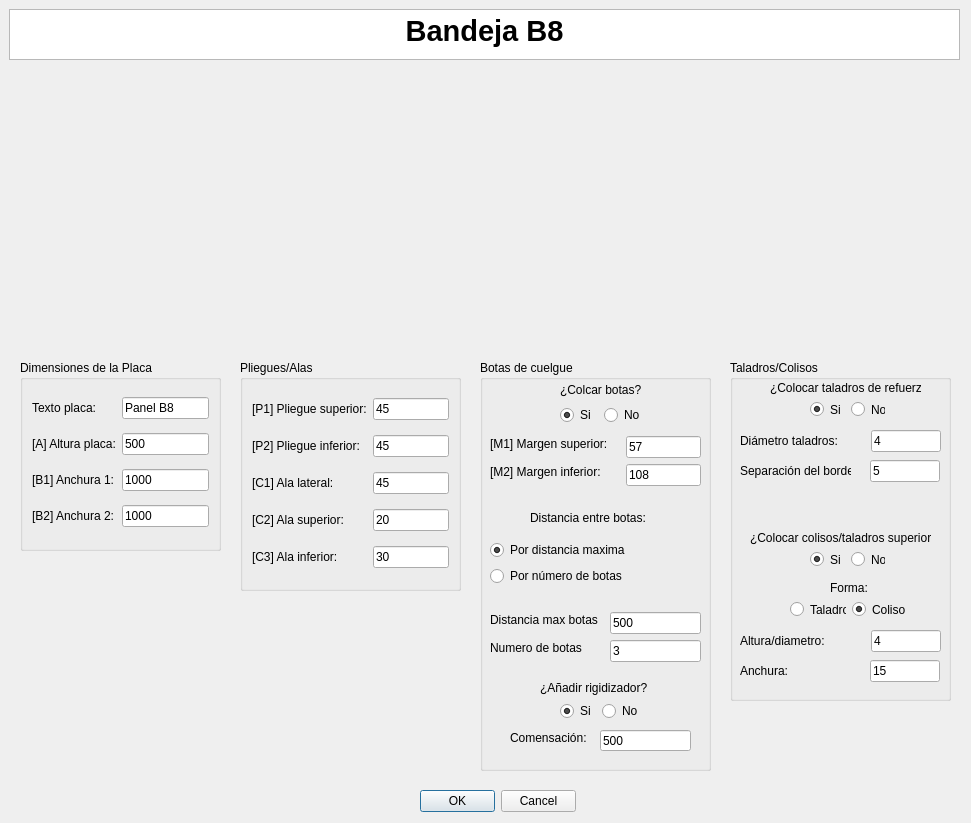
<?xml version="1.0" encoding="UTF-8"?>
<ui version="4.0">
 <class>MyPositionDialog</class>
 <widget class="QDialog" name="MyPositionDialog">
  <property name="geometry">
   <rect>
    <x>0</x>
    <y>0</y>
    <width>971</width>
    <height>823</height>
   </rect>
  </property>
  <property name="windowTitle">
   <string>Enter Position</string>
  </property>
  <property name="whatsThis">
   <string>&lt;html&gt;&lt;head/&gt;&lt;body&gt;&lt;p&gt;Esta ventana de KSDpanel te permite introducir todas las medidas correspondientes del panel seleccionado.&lt;/p&gt;&lt;p&gt;Recuerda que todas las medidas deben de ir en milimetros (mm).&lt;/p&gt;&lt;/body&gt;&lt;/html&gt;</string>
  </property>
  <widget class="QDialogButtonBox" name="buttonBox">
   <property name="geometry">
    <rect>
     <x>420</x>
     <y>790</y>
     <width>156</width>
     <height>23</height>
    </rect>
   </property>
   <property name="orientation">
    <enum>Qt::Horizontal</enum>
   </property>
   <property name="standardButtons">
    <set>QDialogButtonBox::Cancel|QDialogButtonBox::Ok</set>
   </property>
  </widget>
  <widget class="QTextBrowser" name="textBrowser">
   <property name="geometry">
    <rect>
     <x>9</x>
     <y>9</y>
     <width>951</width>
     <height>51</height>
    </rect>
   </property>
   <property name="html">
    <string>&lt;!DOCTYPE HTML PUBLIC &quot;-//W3C//DTD HTML 4.0//EN&quot; &quot;http://www.w3.org/TR/REC-html40/strict.dtd&quot;&gt;
&lt;html&gt;&lt;head&gt;&lt;meta name=&quot;qrichtext&quot; content=&quot;1&quot; /&gt;&lt;style type=&quot;text/css&quot;&gt;
p, li { white-space: pre-wrap; }
&lt;/style&gt;&lt;/head&gt;&lt;body style=&quot; font-family:'MS Shell Dlg 2'; font-size:8.25pt; font-weight:400; font-style:normal;&quot;&gt;
&lt;p align=&quot;center&quot; style=&quot; margin-top:0px; margin-bottom:0px; margin-left:0px; margin-right:0px; -qt-block-indent:0; text-indent:0px;&quot;&gt;&lt;span style=&quot; font-size:22pt; font-weight:600;&quot;&gt;Bandeja B8&lt;/span&gt;&lt;/p&gt;&lt;/body&gt;&lt;/html&gt;</string>
   </property>
  </widget>
  <widget class="QGroupBox" name="groupBox">
   <property name="geometry">
    <rect>
     <x>480</x>
     <y>360</y>
     <width>231</width>
     <height>411</height>
    </rect>
   </property>
   <property name="styleSheet">
    <string notr="true">font: 10pt &quot;MS Shell Dlg 2&quot;;</string>
   </property>
   <property name="title">
    <string>Botas de cuelgue</string>
   </property>
   <widget class="QLineEdit" name="numeroBotasUI">
    <property name="geometry">
     <rect>
      <x>130</x>
      <y>280</y>
      <width>91</width>
      <height>22</height>
     </rect>
    </property>
    <property name="text">
     <string>3</string>
    </property>
   </widget>
   <widget class="QLineEdit" name="distanciaEntreBotasUI">
    <property name="geometry">
     <rect>
      <x>130</x>
      <y>252</y>
      <width>91</width>
      <height>22</height>
     </rect>
    </property>
    <property name="text">
     <string>500</string>
    </property>
   </widget>
   <widget class="QLabel" name="label_7">
    <property name="geometry">
     <rect>
      <x>10</x>
      <y>280</y>
      <width>98</width>
      <height>16</height>
     </rect>
    </property>
    <property name="text">
     <string>Numero de botas</string>
    </property>
   </widget>
   <widget class="QLabel" name="label_6">
    <property name="geometry">
     <rect>
      <x>10</x>
      <y>252</y>
      <width>114</width>
      <height>16</height>
     </rect>
    </property>
    <property name="text">
     <string>Distancia max botas</string>
    </property>
   </widget>
   <widget class="QLabel" name="label_3">
    <property name="geometry">
     <rect>
      <x>10</x>
      <y>76</y>
      <width>130</width>
      <height>16</height>
     </rect>
    </property>
    <property name="text">
     <string>[M1] Margen superior:</string>
    </property>
   </widget>
   <widget class="QLabel" name="label_5">
    <property name="geometry">
     <rect>
      <x>10</x>
      <y>104</y>
      <width>124</width>
      <height>16</height>
     </rect>
    </property>
    <property name="text">
     <string>[M2] Margen inferior:</string>
    </property>
   </widget>
   <widget class="QLineEdit" name="margenAUI">
    <property name="geometry">
     <rect>
      <x>146</x>
      <y>76</y>
      <width>75</width>
      <height>22</height>
     </rect>
    </property>
    <property name="text">
     <string>57</string>
    </property>
   </widget>
   <widget class="QLineEdit" name="margenBUI">
    <property name="geometry">
     <rect>
      <x>146</x>
      <y>104</y>
      <width>75</width>
      <height>22</height>
     </rect>
    </property>
    <property name="text">
     <string>108</string>
    </property>
   </widget>
   <widget class="QLabel" name="label_10">
    <property name="geometry">
     <rect>
      <x>50</x>
      <y>150</y>
      <width>125</width>
      <height>16</height>
     </rect>
    </property>
    <property name="text">
     <string>Distancia entre botas:</string>
    </property>
   </widget>
   <widget class="QWidget" name="layoutWidget">
    <property name="geometry">
     <rect>
      <x>80</x>
      <y>21</y>
      <width>85</width>
      <height>44</height>
     </rect>
    </property>
    <layout class="QGridLayout" name="gridLayout">
     <item row="0" column="0" colspan="2">
      <widget class="QLabel" name="label_2">
       <property name="mouseTracking">
        <bool>false</bool>
       </property>
       <property name="text">
        <string>¿Colcar botas?</string>
       </property>
       <property name="buddy">
        <cstring>label_2</cstring>
       </property>
      </widget>
     </item>
     <item row="1" column="0">
      <widget class="QRadioButton" name="crearBotasUI">
       <property name="text">
        <string>Si</string>
       </property>
       <property name="checked">
        <bool>true</bool>
       </property>
      </widget>
     </item>
     <item row="1" column="1">
      <widget class="QRadioButton" name="noCrearBotasUI">
       <property name="text">
        <string>No</string>
       </property>
      </widget>
     </item>
    </layout>
   </widget>
   <widget class="QWidget" name="layoutWidget">
    <property name="geometry">
     <rect>
      <x>10</x>
      <y>180</y>
      <width>147</width>
      <height>48</height>
     </rect>
    </property>
    <layout class="QVBoxLayout" name="verticalLayout">
     <item>
      <widget class="QRadioButton" name="parametroBotasUI_3">
       <property name="text">
        <string>Por distancia maxima</string>
       </property>
       <property name="checked">
        <bool>true</bool>
       </property>
      </widget>
     </item>
     <item>
      <widget class="QRadioButton" name="parametroBotasUI">
       <property name="text">
        <string>Por número de botas</string>
       </property>
      </widget>
     </item>
    </layout>
   </widget>
   <widget class="QLabel" name="label_23">
    <property name="geometry">
     <rect>
      <x>60</x>
      <y>320</y>
      <width>121</width>
      <height>16</height>
     </rect>
    </property>
    <property name="text">
     <string>¿Añadir rigidizador?</string>
    </property>
   </widget>
   <widget class="QWidget" name="layoutWidget_2">
    <property name="geometry">
     <rect>
      <x>80</x>
      <y>340</y>
      <width>80</width>
      <height>22</height>
     </rect>
    </property>
    <layout class="QHBoxLayout" name="horizontalLayout_4">
     <item>
      <widget class="QRadioButton" name="crearRigidizadorUI">
       <property name="text">
        <string>Si</string>
       </property>
       <property name="checked">
        <bool>true</bool>
       </property>
      </widget>
     </item>
     <item>
      <widget class="QRadioButton" name="noCrearRigidizadorUI">
       <property name="text">
        <string>No</string>
       </property>
      </widget>
     </item>
    </layout>
   </widget>
   <widget class="QLineEdit" name="compensacionGrosorCompositeUI">
    <property name="geometry">
     <rect>
      <x>120</x>
      <y>370</y>
      <width>91</width>
      <height>21</height>
     </rect>
    </property>
    <property name="text">
     <string>500</string>
    </property>
   </widget>
   <widget class="QLabel" name="label_24">
    <property name="geometry">
     <rect>
      <x>30</x>
      <y>370</y>
      <width>91</width>
      <height>16</height>
     </rect>
    </property>
    <property name="text">
     <string>Comensación:</string>
    </property>
   </widget>
  </widget>
  <widget class="QGroupBox" name="groupBox_2">
   <property name="geometry">
    <rect>
     <x>240</x>
     <y>360</y>
     <width>221</width>
     <height>231</height>
    </rect>
   </property>
   <property name="styleSheet">
    <string notr="true">font: 10pt &quot;MS Shell Dlg 2&quot;;</string>
   </property>
   <property name="title">
    <string>Pliegues/Alas</string>
   </property>
   <layout class="QGridLayout" name="gridLayout_2">
    <item row="5" column="1">
     <widget class="QLineEdit" name="alaInferiorUI">
      <property name="text">
       <string>30</string>
      </property>
     </widget>
    </item>
    <item row="3" column="0">
     <widget class="QLabel" name="label_9">
      <property name="text">
       <string>[C1] Ala lateral:</string>
      </property>
     </widget>
    </item>
    <item row="3" column="1">
     <widget class="QLineEdit" name="alaIzquierdaUI">
      <property name="text">
       <string>45</string>
      </property>
     </widget>
    </item>
    <item row="4" column="0">
     <widget class="QLabel" name="label_11">
      <property name="text">
       <string>[C2] Ala superior:</string>
      </property>
     </widget>
    </item>
    <item row="0" column="0">
     <widget class="QLabel" name="label_13">
      <property name="text">
       <string>[P1] Pliegue superior:</string>
      </property>
     </widget>
    </item>
    <item row="5" column="0">
     <widget class="QLabel" name="label_12">
      <property name="text">
       <string>[C3] Ala inferior:</string>
      </property>
     </widget>
    </item>
    <item row="0" column="1">
     <widget class="QLineEdit" name="pliegueSuperiorUI">
      <property name="text">
       <string>45</string>
      </property>
     </widget>
    </item>
    <item row="4" column="1">
     <widget class="QLineEdit" name="alaSuperiorUI">
      <property name="text">
       <string>20</string>
      </property>
     </widget>
    </item>
    <item row="1" column="0">
     <widget class="QLabel" name="label_14">
      <property name="text">
       <string>[P2] Pliegue inferior:</string>
      </property>
     </widget>
    </item>
    <item row="1" column="1">
     <widget class="QLineEdit" name="pliegueInferiorUI">
      <property name="text">
       <string>45</string>
      </property>
     </widget>
    </item>
   </layout>
  </widget>
  <widget class="QLabel" name="imagenPanelUI">
   <property name="geometry">
    <rect>
     <x>220</x>
     <y>70</y>
     <width>521</width>
     <height>281</height>
    </rect>
   </property>
   <property name="text">
    <string/>
   </property>
   <property name="pixmap">
    <pixmap>../imagenes/REF_BH8cotas.jpg</pixmap>
   </property>
   <property name="scaledContents">
    <bool>true</bool>
   </property>
   <property name="wordWrap">
    <bool>false</bool>
   </property>
   <property name="margin">
    <number>0</number>
   </property>
   <property name="openExternalLinks">
    <bool>false</bool>
   </property>
  </widget>
  <widget class="QGroupBox" name="groupBox_3">
   <property name="geometry">
    <rect>
     <x>20</x>
     <y>360</y>
     <width>201</width>
     <height>191</height>
    </rect>
   </property>
   <property name="styleSheet">
    <string notr="true">font: 10pt &quot;MS Shell Dlg 2&quot;;</string>
   </property>
   <property name="title">
    <string>Dimensiones de la Placa</string>
   </property>
   <layout class="QGridLayout" name="gridLayout_3">
    <item row="2" column="1">
     <widget class="QLineEdit" name="anchura1UI">
      <property name="text">
       <string>1000</string>
      </property>
     </widget>
    </item>
    <item row="0" column="1">
     <widget class="QLineEdit" name="textoDescriptivoA0UI">
      <property name="text">
       <string>Panel B8</string>
      </property>
     </widget>
    </item>
    <item row="1" column="0">
     <widget class="QLabel" name="label_8">
      <property name="text">
       <string>[A] Altura placa:</string>
      </property>
     </widget>
    </item>
    <item row="0" column="0">
     <widget class="QLabel" name="label">
      <property name="text">
       <string>Texto placa:</string>
      </property>
     </widget>
    </item>
    <item row="2" column="0">
     <widget class="QLabel" name="label_4">
      <property name="text">
       <string>[B1] Anchura 1:</string>
      </property>
     </widget>
    </item>
    <item row="1" column="1">
     <widget class="QLineEdit" name="alturaPlacaUI">
      <property name="text">
       <string>500</string>
      </property>
     </widget>
    </item>
    <item row="3" column="0">
     <widget class="QLabel" name="label_22">
      <property name="text">
       <string>[B2] Anchura 2:</string>
      </property>
     </widget>
    </item>
    <item row="3" column="1">
     <widget class="QLineEdit" name="anchura2UI">
      <property name="text">
       <string>1000</string>
      </property>
     </widget>
    </item>
   </layout>
  </widget>
  <widget class="QGroupBox" name="groupBox_4">
   <property name="geometry">
    <rect>
     <x>730</x>
     <y>360</y>
     <width>221</width>
     <height>341</height>
    </rect>
   </property>
   <property name="title">
    <string>Taladros/Colisos</string>
   </property>
   <widget class="QLabel" name="label_15">
    <property name="geometry">
     <rect>
      <x>40</x>
      <y>20</y>
      <width>151</width>
      <height>16</height>
     </rect>
    </property>
    <property name="text">
     <string>¿Colocar taladros de refuerzo?</string>
    </property>
   </widget>
   <widget class="QLabel" name="label_16">
    <property name="geometry">
     <rect>
      <x>10</x>
      <y>70</y>
      <width>125</width>
      <height>22</height>
     </rect>
    </property>
    <property name="text">
     <string>Diámetro taladros:</string>
    </property>
   </widget>
   <widget class="QLineEdit" name="diametroTaladrosUI">
    <property name="geometry">
     <rect>
      <x>141</x>
      <y>70</y>
      <width>70</width>
      <height>22</height>
     </rect>
    </property>
    <property name="text">
     <string>4</string>
    </property>
   </widget>
   <widget class="QLineEdit" name="distanciaBordeUI">
    <property name="geometry">
     <rect>
      <x>140</x>
      <y>100</y>
      <width>70</width>
      <height>22</height>
     </rect>
    </property>
    <property name="text">
     <string>5</string>
    </property>
   </widget>
   <widget class="QLabel" name="label_17">
    <property name="geometry">
     <rect>
      <x>10</x>
      <y>100</y>
      <width>111</width>
      <height>21</height>
     </rect>
    </property>
    <property name="text">
     <string>Separación del borde:</string>
    </property>
   </widget>
   <widget class="QLabel" name="label_18">
    <property name="geometry">
     <rect>
      <x>20</x>
      <y>170</y>
      <width>181</width>
      <height>16</height>
     </rect>
    </property>
    <property name="text">
     <string>¿Colocar colisos/taladros superiores?</string>
    </property>
   </widget>
   <widget class="QLabel" name="label_19">
    <property name="geometry">
     <rect>
      <x>100</x>
      <y>220</y>
      <width>41</width>
      <height>16</height>
     </rect>
    </property>
    <property name="text">
     <string>Forma:</string>
    </property>
   </widget>
   <widget class="QLineEdit" name="anchuraColisoUI">
    <property name="geometry">
     <rect>
      <x>140</x>
      <y>300</y>
      <width>70</width>
      <height>22</height>
     </rect>
    </property>
    <property name="text">
     <string>15</string>
    </property>
   </widget>
   <widget class="QLineEdit" name="alturaColisoUI">
    <property name="geometry">
     <rect>
      <x>141</x>
      <y>270</y>
      <width>70</width>
      <height>22</height>
     </rect>
    </property>
    <property name="text">
     <string>4</string>
    </property>
   </widget>
   <widget class="QLabel" name="label_20">
    <property name="geometry">
     <rect>
      <x>10</x>
      <y>300</y>
      <width>111</width>
      <height>21</height>
     </rect>
    </property>
    <property name="text">
     <string>Anchura:</string>
    </property>
   </widget>
   <widget class="QLabel" name="label_21">
    <property name="geometry">
     <rect>
      <x>10</x>
      <y>270</y>
      <width>125</width>
      <height>22</height>
     </rect>
    </property>
    <property name="text">
     <string>Altura/diametro:</string>
    </property>
   </widget>
   <widget class="QWidget" name="layoutWidget">
    <property name="geometry">
     <rect>
      <x>80</x>
      <y>40</y>
      <width>75</width>
      <height>19</height>
     </rect>
    </property>
    <layout class="QHBoxLayout" name="horizontalLayout">
     <item>
      <widget class="QRadioButton" name="crearTaladrosUI">
       <property name="text">
        <string>Si</string>
       </property>
       <property name="checked">
        <bool>true</bool>
       </property>
      </widget>
     </item>
     <item>
      <widget class="QRadioButton" name="noCrearTaladrosUI">
       <property name="text">
        <string>No</string>
       </property>
      </widget>
     </item>
    </layout>
   </widget>
   <widget class="QWidget" name="layoutWidget">
    <property name="geometry">
     <rect>
      <x>80</x>
      <y>190</y>
      <width>75</width>
      <height>19</height>
     </rect>
    </property>
    <layout class="QHBoxLayout" name="horizontalLayout_2">
     <item>
      <widget class="QRadioButton" name="crearColisoUI">
       <property name="text">
        <string>Si</string>
       </property>
       <property name="checked">
        <bool>true</bool>
       </property>
      </widget>
     </item>
     <item>
      <widget class="QRadioButton" name="noCrearColisoUI">
       <property name="text">
        <string>No</string>
       </property>
      </widget>
     </item>
    </layout>
   </widget>
   <widget class="QWidget" name="layoutWidget">
    <property name="geometry">
     <rect>
      <x>60</x>
      <y>240</y>
      <width>118</width>
      <height>19</height>
     </rect>
    </property>
    <layout class="QHBoxLayout" name="horizontalLayout_3">
     <item>
      <widget class="QRadioButton" name="taladroColisoUI">
       <property name="text">
        <string>Taladro</string>
       </property>
      </widget>
     </item>
     <item>
      <widget class="QRadioButton" name="colisoColisoUI">
       <property name="text">
        <string>Coliso</string>
       </property>
       <property name="checked">
        <bool>true</bool>
       </property>
      </widget>
     </item>
    </layout>
   </widget>
  </widget>
  <zorder>groupBox_2</zorder>
  <zorder>groupBox</zorder>
  <zorder>buttonBox</zorder>
  <zorder>textBrowser</zorder>
  <zorder>imagenPanelUI</zorder>
  <zorder>groupBox_3</zorder>
  <zorder>groupBox_4</zorder>
 </widget>
 <resources/>
 <connections>
  <connection>
   <sender>buttonBox</sender>
   <signal>accepted()</signal>
   <receiver>MyPositionDialog</receiver>
   <slot>accept()</slot>
   <hints>
    <hint type="sourcelabel">
     <x>248</x>
     <y>254</y>
    </hint>
    <hint type="destinationlabel">
     <x>157</x>
     <y>274</y>
    </hint>
   </hints>
  </connection>
  <connection>
   <sender>buttonBox</sender>
   <signal>rejected()</signal>
   <receiver>MyPositionDialog</receiver>
   <slot>reject()</slot>
   <hints>
    <hint type="sourcelabel">
     <x>316</x>
     <y>260</y>
    </hint>
    <hint type="destinationlabel">
     <x>286</x>
     <y>274</y>
    </hint>
   </hints>
  </connection>
 </connections>
</ui>
